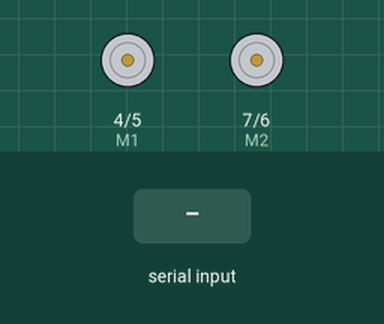
This sketch was run on a simulated Arduino Uno, built with avr-gcc and run on an emulated ATmega328P. Shown: direction and speed pins drawn as motors (green arrow = direction pin HIGH = forward, orange = LOW = backward, longer = more drive). Inputs (shaded band) come from the test bench. What the sketch prints to the serial monitor is not drawn.

Above: at 1.2 s.
1.3 s: "w" received over Serial
At 2.5 s:
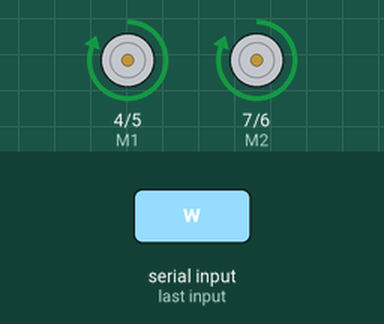
2.8 s: "s" received over Serial
At 3.8 s:
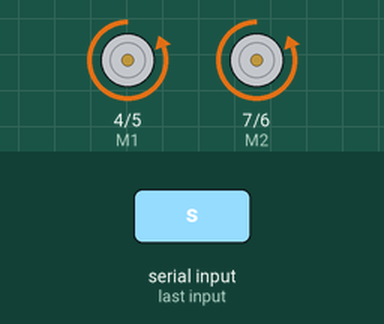
4.3 s: "a" received over Serial
At 5.0 s:
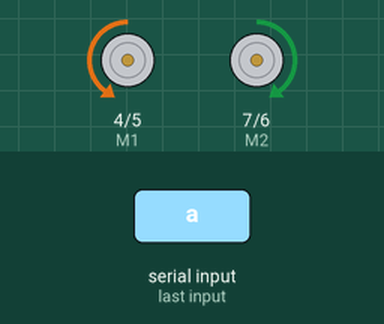
5.8 s: "d" received over Serial
At 6.1 s:
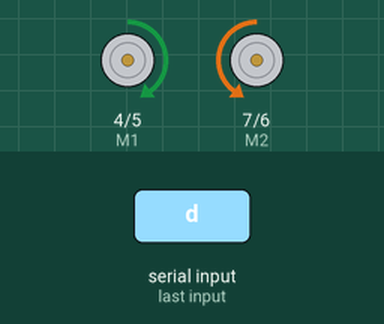
7.3 s: "x" received over Serial
At 8.5 s:
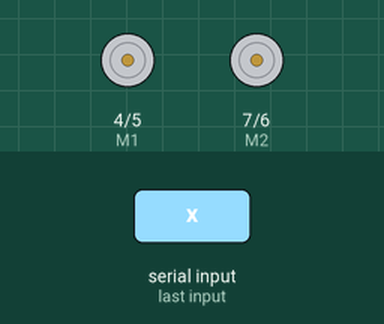
8.8 s: "w" received over Serial
At 9.6 s:
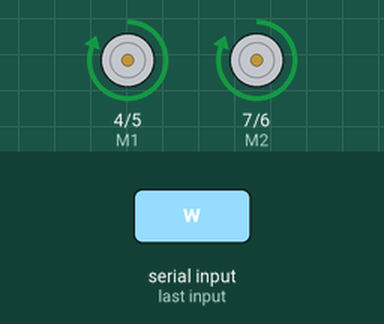
Timing chart, 0 to 11.3 s (numbered marks = the images above; inputs shaded):
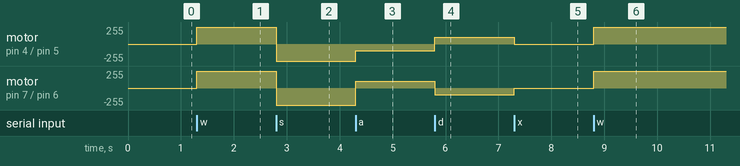

The sketch:

wikitest.ino
```cpp
//Standard PWM DC control
int E1 = 5;     //M1 Speed Control
int E2 = 6;     //M2 Speed Control
int M1 = 4;    //M1 Direction Control
int M2 = 7;    //M1 Direction Control

///For previous Romeo, please use these pins.
//int E1 = 6;     //M1 Speed Control
//int E2 = 9;     //M2 Speed Control
//int M1 = 7;    //M1 Direction Control
//int M2 = 8;    //M1 Direction Control


void stop(void)                    //Stop
{
  digitalWrite(E1,LOW);
  digitalWrite(E2,LOW);
}
void advance(char a,char b)          //Move forward
{
  analogWrite (E1,a);      //PWM Speed Control
  digitalWrite(M1,HIGH);
  analogWrite (E2,b);
  digitalWrite(M2,HIGH);
}
void back_off (char a,char b)          //Move backward
{
  analogWrite (E1,a);
  digitalWrite(M1,LOW);
  analogWrite (E2,b);
  digitalWrite(M2,LOW);
}
void turn_L (char a,char b)             //Turn Left
{
  analogWrite (E1,a);
  digitalWrite(M1,LOW);
  analogWrite (E2,b);
  digitalWrite(M2,HIGH);
}
void turn_R (char a,char b)             //Turn Right
{
  analogWrite (E1,a);
  digitalWrite(M1,HIGH);
  analogWrite (E2,b);
  digitalWrite(M2,LOW);
}
void setup(void)
{
  int i;
  for(i=4;i<=7;i++)
    pinMode(i, OUTPUT);
  Serial.begin(19200);      //Set Baud Rate
  Serial.println("Run keyboard control");
}
void loop(void)
{
  if(Serial.available()){
    char val = Serial.read();
    if(val != -1)
    {
      switch(val)
      {
      case 'w'://Move Forward
        advance (255,255);   //move forward in max speed
        break;
      case 's'://Move Backward
        back_off (255,255);   //move back in max speed
        break;
      case 'a'://Turn Left
        turn_L (100,100);
        break;
      case 'd'://Turn Right
        turn_R (100,100);
        break;
      case 'z':
        Serial.println("Hello");
        break;
      case 'x':
        stop();
        break;
      }
    }
    else stop();
  }
}
```

Measured:
- after the input at 1.3 s, motor on pin 4 (M1) / pin 5 (E1), motor on pin 7 (M2) / pin 6 (E2): stopped → forward 255/255 at once
- after the input at 2.8 s, motor on pin 4 (M1) / pin 5 (E1), motor on pin 7 (M2) / pin 6 (E2): forward 255/255 → backward 255/255 at once
- after the input at 4.3 s, motor on pin 4 (M1) / pin 5 (E1): backward 255/255 → backward 100/255 at once; motor on pin 7 (M2) / pin 6 (E2): backward 255/255 → forward 100/255 at once
- after the input at 5.8 s, motor on pin 4 (M1) / pin 5 (E1): backward 100/255 → forward 100/255 at once; motor on pin 7 (M2) / pin 6 (E2): forward 100/255 → backward 100/255 at once
- after the input at 7.3 s, motor on pin 4 (M1) / pin 5 (E1): forward 100/255 → stopped at once; motor on pin 7 (M2) / pin 6 (E2): backward 100/255 → stopped at once
- after the input at 8.8 s, motor on pin 4 (M1) / pin 5 (E1), motor on pin 7 (M2) / pin 6 (E2): stopped → forward 255/255 at once
